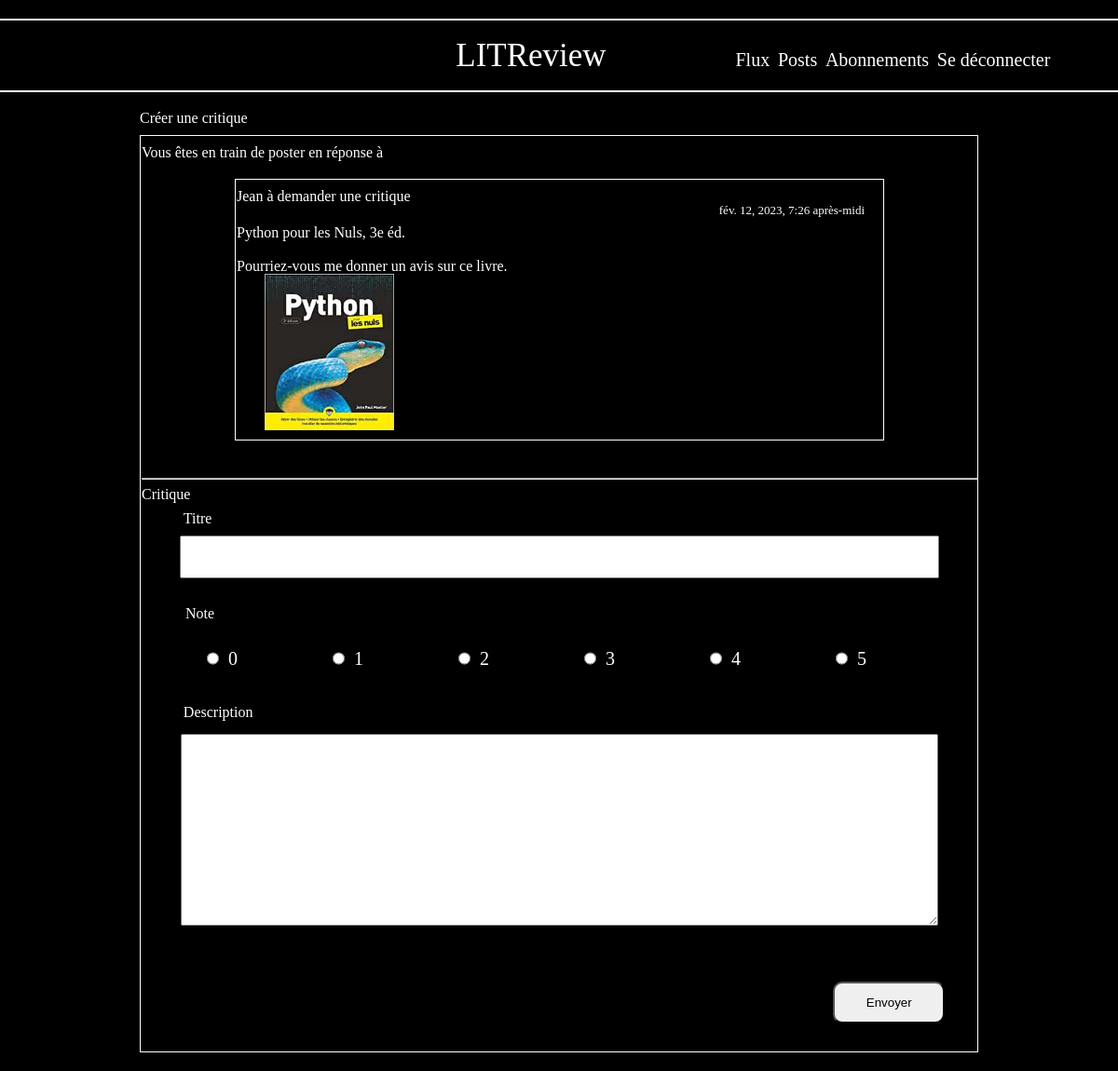
/ticket/1/response/ (signed in), run on the app's committed database.
### blog/models.py (models this page shows, shortened)
class Ticket(models.Model):
    title = models.CharField(max_length=128)
    description = models.TextField(max_length=2048, blank=True)
    user = models.ForeignKey(to=settings.AUTH_USER_MODEL, on_delete=models.CASCADE)
    image = models.ImageField(blank=True, null=True)
    time_created = models.DateTimeField(auto_now_add=True)

class CustomUser(AbstractBaseUser):
    username = models.CharField(max_length=63, unique=True, blank=False)
    is_active = models.BooleanField(default=True)
    is_staff = models.BooleanField(default=False)
    is_admin = models.BooleanField(default=False)
    USERNAME_FIELD = "username"
    objects = MyUserManager()
    follows = models.ManyToManyField('self', symmetrical=False, verbose_name='suit')

### blog/views.py (the view, shortened to what this page needs)
# urls.py: path('ticket/<int:ticket_id>/response/', TicketResponseView.as_view(), name='ticket-response'),
@method_decorator(login_required, name='dispatch')
class TicketResponseView(View):
    template_name = 'blog/ticket-response.html'
    form_class = forms.ReviewForm
    success_url = reverse_lazy("flux")
    def get(self, request, ticket_id):
        review_form = self.form_class()
        ticket = models.Ticket.objects.get(id=ticket_id)
        return render(request, self.template_name, {'ticket': ticket, 'review_form': review_form})

### blog/forms.py
class ReviewForm(forms.ModelForm):
    class Meta:
        model = models.Review
        fields = ['headline', 'rating', 'body']
        widgets = {'rating': forms.RadioSelect(choices=[(i, i) for i in range(6)])}

### blog/templates/blog/ticket-response.html (shortened to what this page needs)
{% extends 'base.html' %}
{% block content %}
<h1>Créer une critique</h1>
<div class="frame">
    <p>Vous êtes en train de poster en réponse à  </p>
        <div class="frame update">
            <p>{{ ticket.user.username }} à demander une critique </p>
            <p class="time">{{ ticket.time_created }}</p>
                    <h1>{{ ticket.title }}</h1>
                    <p>{{ ticket.description }}</p>
                    {% if ticket.image %}
                    <img id="image-response" src="{{ ticket.image.url }}" alt="{{ ticket.title }}">
                    {% endif %}
        </div>
                <hr>
            <form method="post" enctype="multipart/form-data">
                <p>Critique</p>
         <div class="title">
             <label>Titre</label>
             {{review_form.headline}}
         </div>
         <div class="rates">
             <label id="title-rates">Note</label>
             {{ review_form.rating }}
         </div>
         <div class="description">
           <label>Description</label>
           {{ review_form.body }}
         </div>
         <div class="button-update">
             <button type="submit" >Envoyer</button>
         </div>
            </form>
</div>
{% endblock %}

### blog/static/css/style.css (style rules this page uses)
body { background-color : black; color:white; }
label { margin-top: 10px; display:inline-block; text-align: left; }
img { display: block; margin-left : 10px; width:30%; height: 30%; margin-bottom: 10px; }
button { margin-top: 30px; padding: 1em 2.5em; border-radius: 10px; }
input { display: flex; width: 90%; text-align: center; margin-top : 10px; margin-bottom : 20px; height: 40px; }
textarea { display: flex; width: 100%; height: 200px; margin-top: 15px; }
li { margin-bottom: 10px; }
.frame { border: 1px solid white; margin-top: 10px; margin-bottom: 20px; padding-top: 10px; padding-left: 1px; }
p.time { text-align: right; font-size: small; margin: 0 20px; padding: 0; }
div.rates { margin-bottom: 20px; margin: 0px; padding: 0; }
.title, .description { display: block; }
.title input, .description textarea, .image input { margin-left: auto; margin-right: auto; width: 90%; }
.title label, .description label, .image label { text-align: left; margin-left: 5%; }
.rates label { margin-right: 50px; }
#title-rates { text-align:left; margin-left: 47px; width: 100%; }
ul#id_rating { display: flex; margin-left: 35px; }
#id_rating li { width: 75px; margin: 30px; }
#id_rating label { display: flex; font-size: 20px; width: 30px; height: 20px; margin: 0; padding: 0; }
#id_rating input { height: 20px; margin-top: 0; margin-right: 10px; padding: 0; }
#id_body { margin-bottom: 30px; }
.update { margin: 20px 100px 40px 100px; }
.update h1 { margin-top: 10px; margin-bottom: 20px; }
.button-update { text-align : right; }
.button-update button { margin: 30px 35px; }
#image-response { width: 20%; margin-left: 30px; }

### data on the page
Ticket: user.username "Jean", time_created "fév. 12, 2023, 7:26 après-midi", title "Python pour les Nuls, 3e éd.", description "Pourriez-vous me donner un avis sur ce livre.", image (picture)
